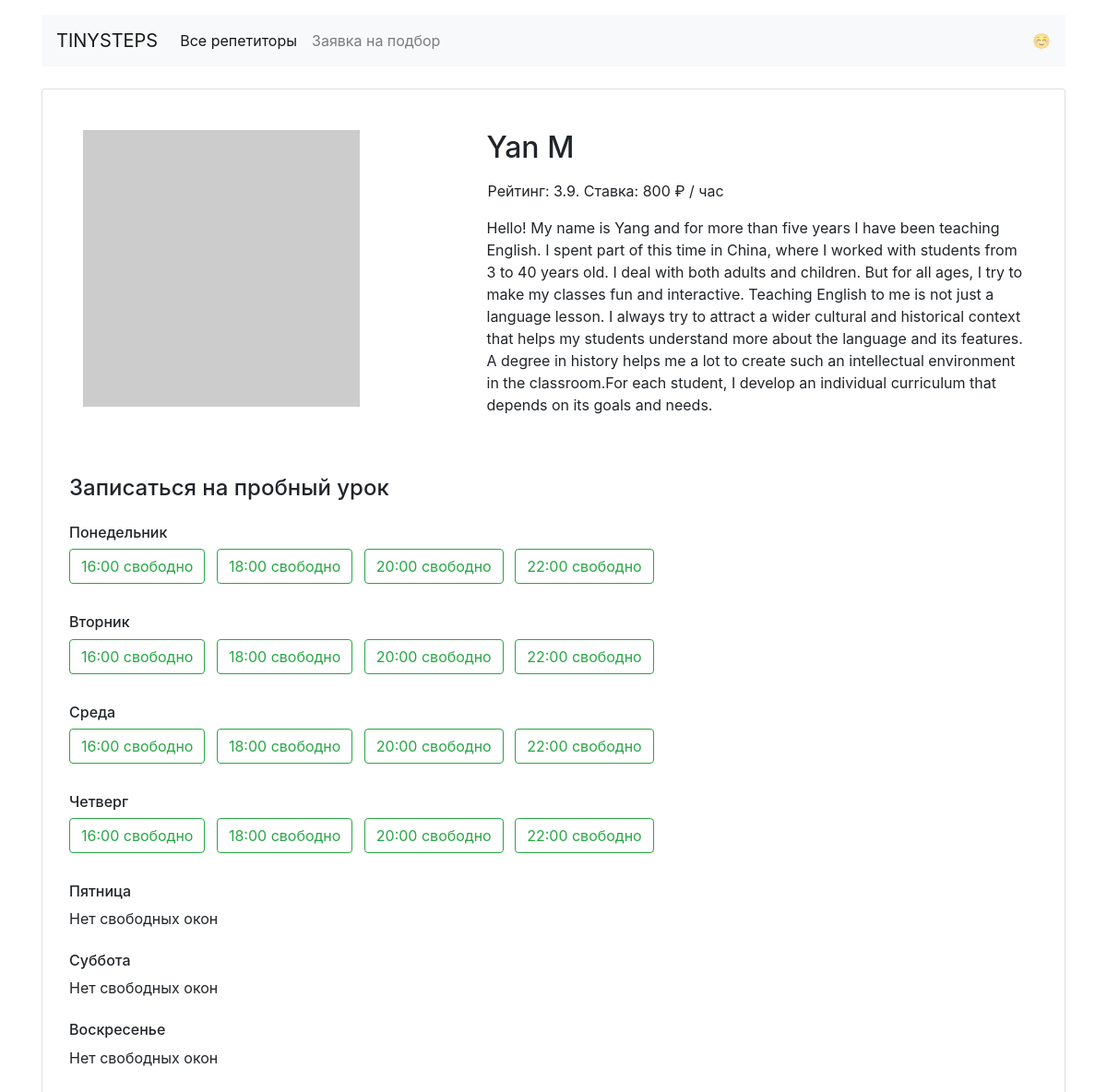
The app's page /profiles/6/ with its own data.
### app.py (models this page shows)
class Teacher(db.Model):
    __tablename__ = "teachers"
    id = db.Column(db.Integer, primary_key=True)
    name = db.Column(db.String, nullable=False)
    about = db.Column(db.String, nullable=False)
    rating = db.Column(db.Float, nullable=False)
    picture = db.Column(db.String, nullable=False)
    price = db.Column(db.Integer, nullable=False)
    goals = db.Column(db.Text, nullable=False)
    free_time = db.Column(db.Text, nullable=False)
    booking = db.relationship("Booking", back_populates="teacher")

### app.py (the view)
@app.route("/profiles/<int:teacher_id>/")
def get_teacher(teacher_id):
    teacher = db.session.query(Teacher).filter(Teacher.id == teacher_id).first()
    time = json.loads(teacher.free_time)
    return render_template("profile.html", teacher=teacher, goals=goals, time=time, days=days)

### templates/profile.html (shortened to what this page needs)
{% extends 'base.html' %}
{% block profile %}
<main class="container mt-3">
    <div class="card my-4 mx-auto">
        <div class="card-body m-2 m-md-4">
            <article class="row">
                <div class="col-5"><img src="{{ teacher.picture }}" class="img-fluid" alt=""></div>
                <div class="col-7">
                    <section class="teacher=info">
                        <h1 class="h2">{{ teacher.name }}</h1>
                      <div class="row pl-3">
                        <p>Рейтинг: {{ teacher.rating }}. Ставка: {{ teacher.price }} &#8381 / час</p>
                      </div>
                        <p>{{ teacher.about }}</p>
                    </section>
                </div>
                <section class="available">
                    <p class="available">
                    <h4 class="mb-4 mt-5">Записаться на пробный урок</h4>{% for day, slots in time.items() %}
                    <h6 class="mt-4">{{ days[day] }}</h6>
                    {% if True not in slots.values() %}<p>Нет свободных окон </p>{% endif %}
                    {% for time_slot, is_free in slots.items() %}{% if is_free %}<a
                        href="/booking/{{ teacher.id }}/{{ day }}/{{ time_slot|replace(':', '-') }}/"
                        class="btn btn-outline-success mr-2 mb-2">{{ time_slot }} свободно</a>{% endif %}
                    {% endfor %}{% endfor %}
                </section>
            </article>
        </div>
    </div>
</main>
{% endblock %}

### records on screen
Teacher: name "Yan M", rating "3.9", price "800", about "Hello! My name is Yang and for more than five years I have been teaching English. I spent part of this time in China, where I worked with students from 3 to 40 years old. I deal with both adults and children. But for all ages, I try to make my classes fun and interactive. Teaching English to me is not just a language lesson. I always try to attract a wider cultural and historical context that helps my students understand more about the language and its features. A degree in history helps me a lot to create such an intellectual environment in the classroom.For each student, I develop an individual curriculum that depends on its goals and needs."

### other values on screen
{{ days[day] }} "Понедельник" "Вторник" "Среда" "Четверг" "Пятница" "Суббота" "Воскресенье"
{{ time_slot }} "16:00" "18:00" "20:00" "22:00" "16:00" "18:00" "20:00" "22:00" "16:00" "18:00" "20:00" "22:00" "16:00" "18:00" "20:00" "22:00"
